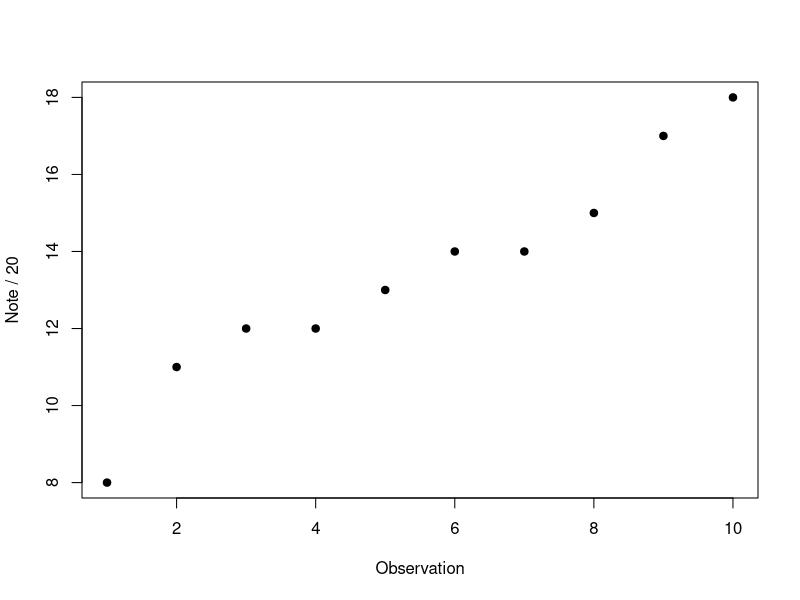

Source code (R):
# NUMERIA — extrait pédagogique gratuit
# Observer avant de conclure
# Jeu pédagogique, pas une collection complète.
# Calculez la moyenne, la médiane et l’écart-type. Tracez les observations. Que peut-on conclure — et que ne peut-on pas conclure — avec dix notes fictives ?

notes <- c(8, 11, 12, 12, 13, 14, 14, 15, 17, 18)
mean(notes)
median(notes)
sd(notes)
plot(seq_along(notes), notes, pch = 19,
     xlab = "Observation", ylab = "Note / 20")
